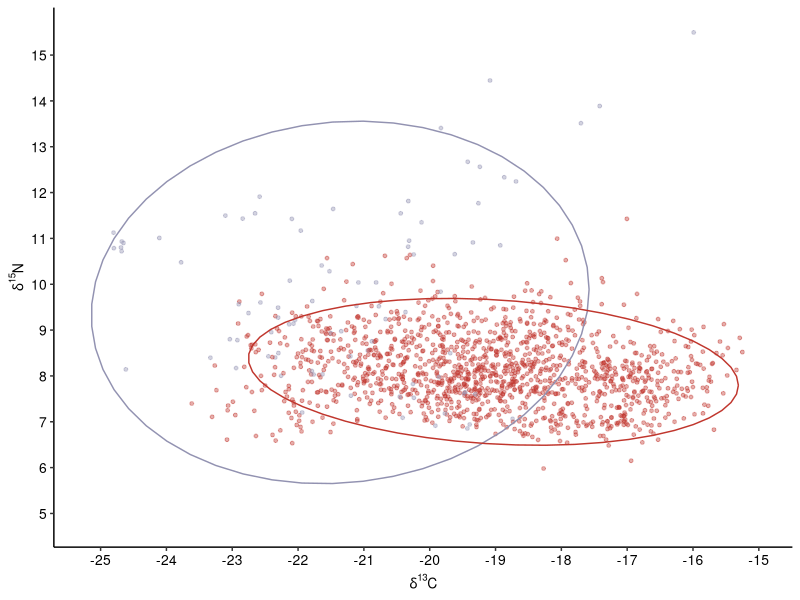
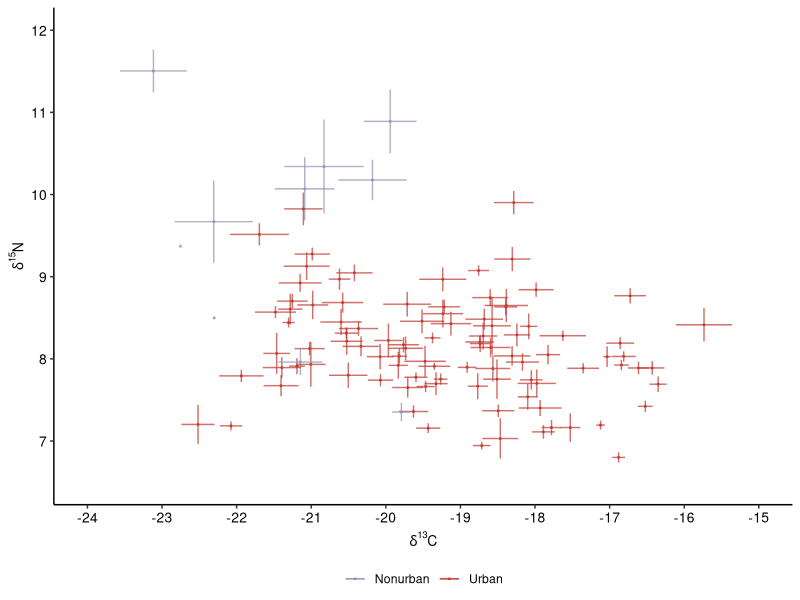
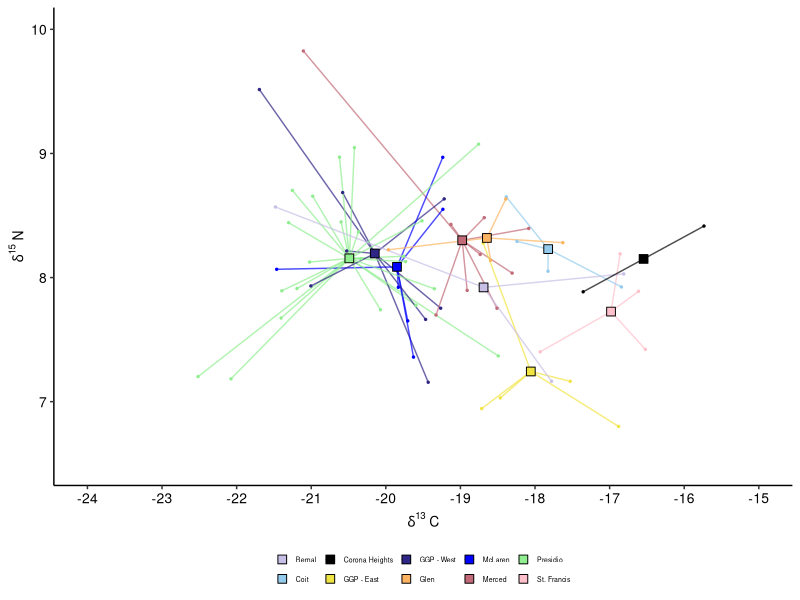
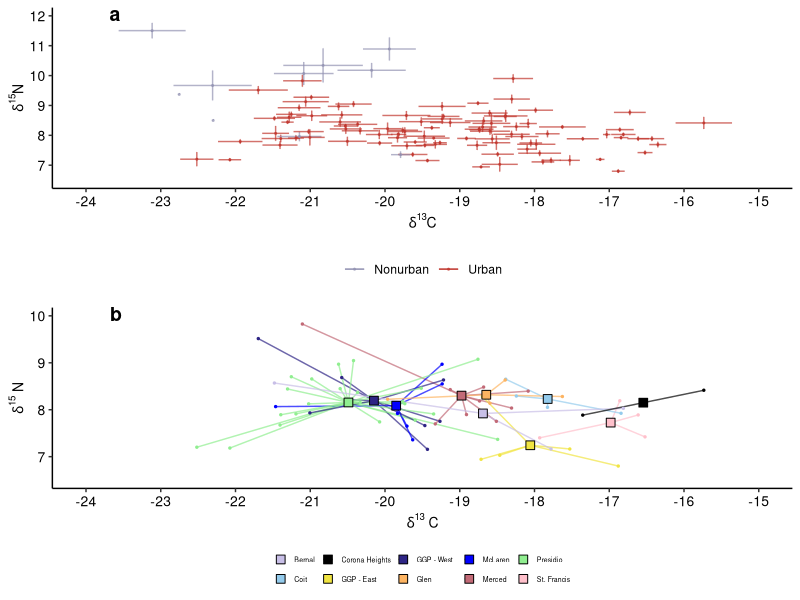
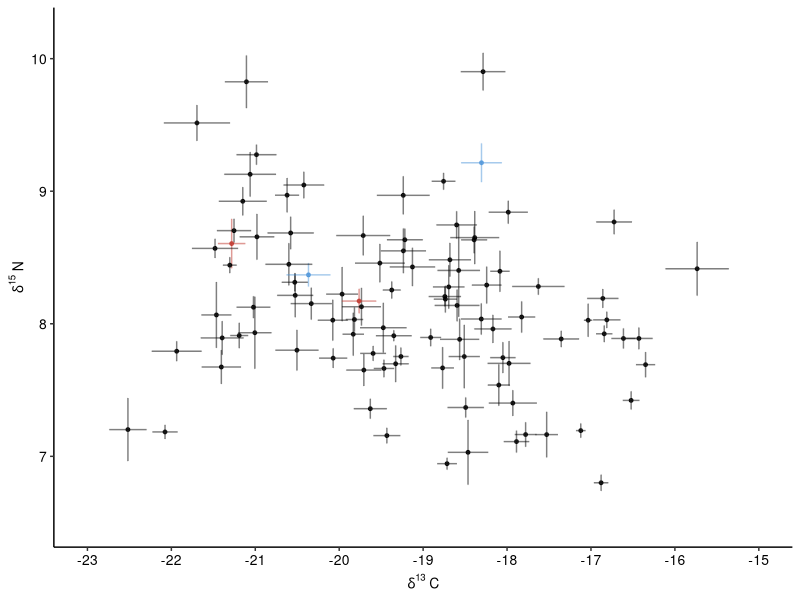
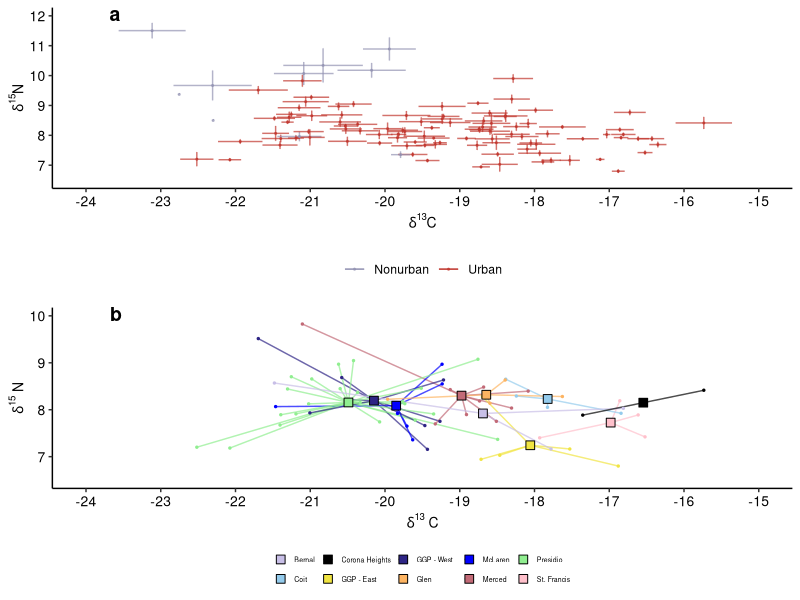

These charts were generated, in order, by the following R code:
## ---- chunk 1
knitr::opts_chunk$set(echo = TRUE)

library(tidyverse)
library(plotrix)
library(ggpubr)

colors <- c("#C8BFE7",  "#94CBEC", "#000000","#2E2585", "#F0E442", "#FDB462FF", "blue", "#C26A77", "lightgreen", "pink")

family_colors <- c("Bernal" = colors[1],
                   "Coit" = colors[2],
                   "Corona Heights" = colors[3],
                   "GGP - West" = colors[4],
                   "GGP - East" = colors[5],
                   "Glen" = colors[6],
                   "McLaren" = colors[7],
                   "Merced" = colors[8],
                   "Presidio" = colors[9],
                   "St. Francis" = colors[10])

# Make custom theme
theme_custom <- function() {
  theme_classic()+
  theme(panel.grid.minor = element_blank(),
        strip.text = element_text(size = 12, face = "bold"),
        plot.background = element_rect(fill = "white", color = NA),
        plot.title = element_text(size = 7),
        strip.background = element_blank(),
        axis.text.y = element_text(size=10, color="black"),
        axis.text.x = element_text(size=10, color="black"),
        axis.title.y = element_text(size=10, color="black"),
        axis.title.x = element_text(size=10, color="black"))}
## ---- chunk 2
data_clean <- read.csv("Cleaned_Data/cleaned_whiskerdata.csv")
data_average <- read.csv("Cleaned_Data/averaged_whiskerdata.csv")
## ---- chunk 3
# Plot - all data points
fig.S3 <- data_clean %>% 
  ggplot(aes(x=C_raw, y=N_raw, color=urban)) +
  geom_point(size=1, alpha=0.4)+
  stat_ellipse(level=0.95)+
  scale_color_manual(values=c("#9292B1", "#c0362d"))+
  xlab(expression({delta}^13*C))+
  ylab(expression({delta}^15*N))+
  scale_x_continuous(limits=c(-25.2,-15), breaks=seq(-25,-15,by=1))+
  scale_y_continuous(limits=c(4.8,15.5), breaks=seq(5,15,by=1))+
  theme_custom()+
  theme(legend.position = "none")

fig.S3

# ggsave("Figures/FigureS3.png",dpi=600, width=4, height=3)

# All individuals with standard error bars
fig3a <- data_average %>% 
  ggplot(aes(x=C_avg, y=N_avg, color=urban))+
  geom_errorbar(aes(ymin=N_avg-N_se, ymax=N_avg+N_se, color=urban), alpha=0.7)+
  geom_errorbar(aes(xmin=C_avg-C_se, xmax=C_avg+C_se, color=urban), alpha=0.7)+
  geom_point(size=0.4,alpha=0.7)+
  scale_color_manual(values=c("#9292B1", "#c0362d"), labels=c("Nonurban", "Urban"))+
  xlab(expression({delta}^13*C))+
  ylab(expression({delta}^15*N))+
  scale_x_continuous(limits=c(-24,-15), breaks=seq(-24,-15,by=1))+
  scale_y_continuous(limits=c(6.5,12), breaks=seq(7,12,by=1))+
  theme_custom()+
  theme(legend.position = "bottom", legend.title = element_blank(),
        legend.key.height = unit(0.01, "cm"))

fig3a

# ggsave("Figures/Figure3a.png",dpi=600, width=3.4, height=2.8)

# Create data frame with only SF coyotes
data_average_sf <- data_average %>% 
  filter(urban == "urban")

# Compute center points
center_points <- data_average_sf %>%
  filter(group != "NA") %>%
  group_by(group) %>%
  summarize(C_center = mean(C_avg, na.rm = TRUE),
            N_center = mean(N_avg, na.rm = TRUE))

# Join center points back to the original data
data_with_centers <- data_average_sf %>%
  filter(group != "NA") %>%
  left_join(center_points, by = "group")

# SF individuals colored by family group
fig.3b <- data_with_centers %>% 
  ggplot(aes(x=C_avg, y=N_avg, 
             color=group, fill=group)) +
  geom_segment(aes(x = C_center, y = N_center, 
                   xend = C_avg, yend = N_avg, 
                   color = group),  linewidth=0.5, alpha=0.7) + 
  geom_point(size=0.5) +  
  geom_point(data=center_points, aes(x=C_center, y=N_center, fill=group), 
             color="black", size=3, shape=22, stroke=0.5)+  
  scale_color_manual(values=family_colors) +
  scale_fill_manual(values=family_colors) +
  xlab(expression(delta^{13}~C)) +
  ylab(expression(delta^{15}~N)) +
  scale_x_continuous(limits=c(-24,-15), breaks=seq(-24,-15,by=1)) +
  scale_y_continuous(limits=c(6.5,10), breaks=seq(7,10,by=1)) +
  theme_custom() +
  theme(legend.position = "bottom",
        legend.text = element_text(size=5),
        legend.key.size = unit(0.1, 'cm'),
        legend.title = element_blank())

fig.3b

# ggsave("Figures/Figure3b.png",dpi=600, width=3.4, height=2.8)

# Combine plots
ggarrange(
  fig3a, fig.3b,
  ncol = 1, nrow = 2, 
  labels = c("a", "b"),
  common.legend=F,
  align = "hv",
  label.x = 0.13,
  legend="bottom")

 ggsave("Figures/Figure3.png",dpi=600, width=4, height=6.5)
 
# Plot all SF individuals, highlighting repeatedly sampled individuals
fig.S2 <- data_average_sf %>% 
  ggplot(aes(x = C_avg, y = N_avg)) +
  
  # Error bars
  geom_errorbar(aes(ymin = N_avg - N_se, ymax = N_avg + N_se,
                    color = case_when(
    whisker %in% c("S19-8775", "S19-8775-2") ~ "highlight",
    whisker %in% c( "S19-8786", "S19-8786-2") ~ "highlight2",
    TRUE ~ "black")), alpha = 0.5) +
  geom_errorbar(aes(xmin = C_avg - C_se, xmax = C_avg + C_se,
                    color = case_when(
    whisker %in% c("S19-8775", "S19-8775-2") ~ "highlight",
    whisker %in% c( "S19-8786", "S19-8786-2") ~ "highlight2",
    TRUE ~ "black")), alpha = 0.5) +
  
  # Points
  geom_point(aes(color = case_when(
    whisker %in% c("S19-8775", "S19-8775-2") ~ "highlight",
    whisker %in% c( "S19-8786", "S19-8786-2") ~ "highlight2",
    TRUE ~ "black")), size = 1, alpha = 0.8) +
  scale_color_manual(values = c("black" = "black", "highlight" = "#c0362d", "highlight2" = "#4E95D9")) +

  # Graphics
  xlab(expression(delta^{13}~C)) +
  ylab(expression(delta^{15}~N)) +
  scale_x_continuous(limits = c(-23, -15), breaks = seq(-23, -15, by = 1)) +
  scale_y_continuous(limits = c(6.5, 10.2), breaks = seq(7, 10, by = 1)) +
  theme_custom()+
  theme(legend.position = "none")

fig.S2

# ggsave("Figures/FigureS2.png",dpi=600, width=4, height=3)
